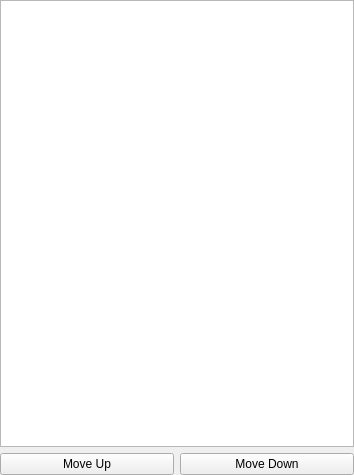
<?xml version="1.0" encoding="UTF-8"?>
<ui version="4.0">
 <class>DisplayedFieldsEdit</class>
 <widget class="QWidget" name="DisplayedFieldsEdit">
  <property name="geometry">
   <rect>
    <x>0</x>
    <y>0</y>
    <width>354</width>
    <height>475</height>
   </rect>
  </property>
  <property name="windowTitle">
   <string>Form</string>
  </property>
  <layout class="QGridLayout" name="gridLayout">
   <property name="leftMargin">
    <number>0</number>
   </property>
   <property name="topMargin">
    <number>0</number>
   </property>
   <property name="rightMargin">
    <number>0</number>
   </property>
   <property name="bottomMargin">
    <number>0</number>
   </property>
   <item row="1" column="0">
    <widget class="QPushButton" name="moveUp">
     <property name="text">
      <string>Move Up</string>
     </property>
    </widget>
   </item>
   <item row="1" column="1">
    <widget class="QPushButton" name="moveDown">
     <property name="text">
      <string>Move Down</string>
     </property>
    </widget>
   </item>
   <item row="0" column="0" colspan="2">
    <widget class="QListWidget" name="displayedFields">
     <property name="dragEnabled">
      <bool>true</bool>
     </property>
     <property name="dragDropMode">
      <enum>QAbstractItemView::DragDropMode::InternalMove</enum>
     </property>
    </widget>
   </item>
  </layout>
 </widget>
 <resources/>
 <connections/>
</ui>
